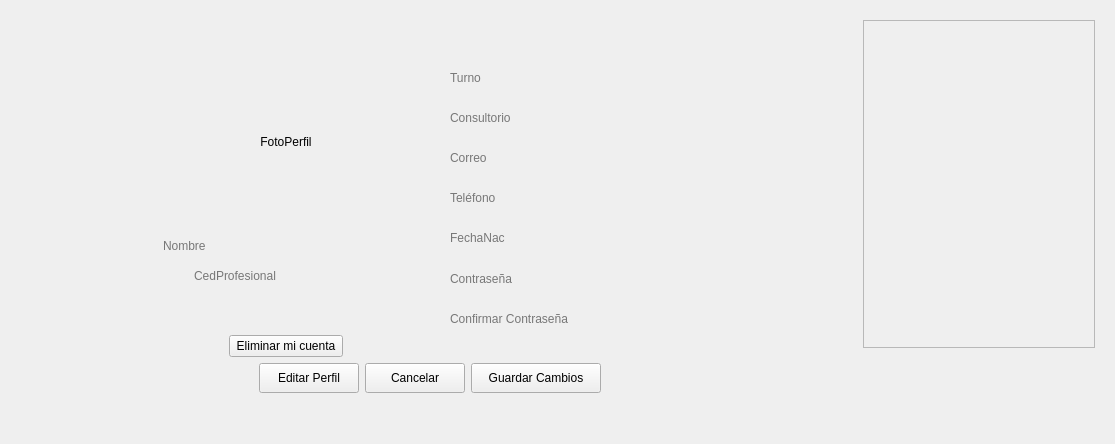
          <widget class="QWidget" name="page_miPerfilDoc">
           <layout class="QGridLayout" name="gridLayout_74">
            <item row="0" column="1">
             <spacer name="verticalSpacer_19">
              <property name="orientation">
               <enum>Qt::Vertical</enum>
              </property>
              <property name="sizeHint" stdset="0">
               <size>
                <width>20</width>
                <height>40</height>
               </size>
              </property>
             </spacer>
            </item>
            <item row="1" column="0">
             <spacer name="horizontalSpacer_61">
              <property name="orientation">
               <enum>Qt::Horizontal</enum>
              </property>
              <property name="sizeHint" stdset="0">
               <size>
                <width>150</width>
                <height>20</height>
               </size>
              </property>
             </spacer>
            </item>
            <item row="1" column="1" rowspan="2">
             <layout class="QVBoxLayout" name="verticalLayout_27">
              <item>
               <layout class="QHBoxLayout" name="horizontalLayout_62">
                <item>
                 <spacer name="horizontalSpacer_62">
                  <property name="orientation">
                   <enum>Qt::Horizontal</enum>
                  </property>
                  <property name="sizeType">
                   <enum>QSizePolicy::Fixed</enum>
                  </property>
                  <property name="sizeHint" stdset="0">
                   <size>
                    <width>10</width>
                    <height>20</height>
                   </size>
                  </property>
                 </spacer>
                </item>
                <item>
                 <widget class="QLabel" name="lblFotoDoctor">
                  <property name="sizePolicy">
                   <sizepolicy hsizetype="Expanding" vsizetype="Expanding">
                    <horstretch>0</horstretch>
                    <verstretch>0</verstretch>
                   </sizepolicy>
                  </property>
                  <property name="minimumSize">
                   <size>
                    <width>170</width>
                    <height>170</height>
                   </size>
                  </property>
                  <property name="maximumSize">
                   <size>
                    <width>170</width>
                    <height>170</height>
                   </size>
                  </property>
                  <property name="layoutDirection">
                   <enum>Qt::LeftToRight</enum>
                  </property>
                  <property name="styleSheet">
                   <string notr="true"/>
                  </property>
                  <property name="text">
                   <string>FotoPerfil</string>
                  </property>
                  <property name="scaledContents">
                   <bool>true</bool>
                  </property>
                  <property name="alignment">
                   <set>Qt::AlignCenter</set>
                  </property>
                 </widget>
                </item>
                <item>
                 <spacer name="horizontalSpacer_63">
                  <property name="orientation">
                   <enum>Qt::Horizontal</enum>
                  </property>
                  <property name="sizeType">
                   <enum>QSizePolicy::Fixed</enum>
                  </property>
                  <property name="sizeHint" stdset="0">
                   <size>
                    <width>10</width>
                    <height>20</height>
                   </size>
                  </property>
                 </spacer>
                </item>
               </layout>
              </item>
              <item>
               <widget class="QLineEdit" name="lineNombreDoctor">
                <property name="minimumSize">
                 <size>
                  <width>250</width>
                  <height>25</height>
                 </size>
                </property>
                <property name="styleSheet">
                 <string notr="true">font: 75 18pt &quot;MS Shell Dlg 2&quot;;
border:none;
background-color:transparent;</string>
                </property>
                <property name="readOnly">
                 <bool>true</bool>
                </property>
                <property name="placeholderText">
                 <string>Nombre</string>
                </property>
               </widget>
              </item>
              <item>
               <layout class="QHBoxLayout" name="horizontalLayout_93">
                <item>
                 <widget class="QLabel" name="imgTel_8">
                  <property name="minimumSize">
                   <size>
                    <width>25</width>
                    <height>25</height>
                   </size>
                  </property>
                  <property name="maximumSize">
                   <size>
                    <width>25</width>
                    <height>25</height>
                   </size>
                  </property>
                  <property name="text">
                   <string/>
                  </property>
                  <property name="pixmap">
                   <pixmap resource="imgs/imgs.qrc">:/imgs/diploma.png</pixmap>
                  </property>
                  <property name="scaledContents">
                   <bool>true</bool>
                  </property>
                 </widget>
                </item>
                <item>
                 <widget class="QLineEdit" name="lineCedProfDoctor">
                  <property name="minimumSize">
                   <size>
                    <width>200</width>
                    <height>20</height>
                   </size>
                  </property>
                  <property name="styleSheet">
                   <string notr="true">font: 15pt &quot;MS Shell Dlg 2&quot;;
border:none;
background-color:transparent</string>
                  </property>
                  <property name="readOnly">
                   <bool>true</bool>
                  </property>
                  <property name="placeholderText">
                   <string>CedProfesional</string>
                  </property>
                 </widget>
                </item>
               </layout>
              </item>
              <item>
               <spacer name="verticalSpacer_20">
                <property name="orientation">
                 <enum>Qt::Vertical</enum>
                </property>
                <property name="sizeHint" stdset="0">
                 <size>
                  <width>20</width>
                  <height>40</height>
                 </size>
                </property>
               </spacer>
              </item>
              <item>
               <layout class="QHBoxLayout" name="horizontalLayout_123">
                <item>
                 <spacer name="horizontalSpacer_140">
                  <property name="orientation">
                   <enum>Qt::Horizontal</enum>
                  </property>
                  <property name="sizeHint" stdset="0">
                   <size>
                    <width>40</width>
                    <height>20</height>
                   </size>
                  </property>
                 </spacer>
                </item>
                <item>
                 <widget class="QPushButton" name="pb_bajaDoctor">
                  <property name="text">
                   <string> Eliminar mi cuenta </string>
                  </property>
                 </widget>
                </item>
                <item>
                 <spacer name="horizontalSpacer_141">
                  <property name="orientation">
                   <enum>Qt::Horizontal</enum>
                  </property>
                  <property name="sizeHint" stdset="0">
                   <size>
                    <width>40</width>
                    <height>20</height>
                   </size>
                  </property>
                 </spacer>
                </item>
               </layout>
              </item>
             </layout>
            </item>
            <item row="1" column="2" rowspan="2">
             <layout class="QVBoxLayout" name="verticalLayout_28">
              <item>
               <layout class="QHBoxLayout" name="horizontalLayout_95">
                <item>
                 <widget class="QLabel" name="imgTel_7">
                  <property name="minimumSize">
                   <size>
                    <width>25</width>
                    <height>25</height>
                   </size>
                  </property>
                  <property name="maximumSize">
                   <size>
                    <width>25</width>
                    <height>25</height>
                   </size>
                  </property>
                  <property name="text">
                   <string/>
                  </property>
                  <property name="pixmap">
                   <pixmap resource="imgs/imgs.qrc">:/imgs/horario.png</pixmap>
                  </property>
                  <property name="scaledContents">
                   <bool>true</bool>
                  </property>
                 </widget>
                </item>
                <item>
                 <widget class="QLineEdit" name="lineTurnoDoctor">
                  <property name="minimumSize">
                   <size>
                    <width>200</width>
                    <height>20</height>
                   </size>
                  </property>
                  <property name="styleSheet">
                   <string notr="true">font: 15pt &quot;MS Shell Dlg 2&quot;;
border:none;
background-color:transparent</string>
                  </property>
                  <property name="text">
                   <string/>
                  </property>
                  <property name="readOnly">
                   <bool>true</bool>
                  </property>
                  <property name="placeholderText">
                   <string>Turno</string>
                  </property>
                 </widget>
                </item>
               </layout>
              </item>
              <item>
               <layout class="QHBoxLayout" name="horizontalLayout_94">
                <item>
                 <widget class="QLabel" name="imgTel_9">
                  <property name="minimumSize">
                   <size>
                    <width>25</width>
                    <height>25</height>
                   </size>
                  </property>
                  <property name="maximumSize">
                   <size>
                    <width>25</width>
                    <height>25</height>
                   </size>
                  </property>
                  <property name="text">
                   <string/>
                  </property>
                  <property name="pixmap">
                   <pixmap resource="imgs/imgs.qrc">:/imgs/consultorio.png</pixmap>
                  </property>
                  <property name="scaledContents">
                   <bool>true</bool>
                  </property>
                 </widget>
                </item>
                <item>
                 <widget class="QLineEdit" name="lineConsultorioDoctor">
                  <property name="minimumSize">
                   <size>
                    <width>200</width>
                    <height>20</height>
                   </size>
                  </property>
                  <property name="styleSheet">
                   <string notr="true">font: 15pt &quot;MS Shell Dlg 2&quot;;
border:none;
background-color:transparent</string>
                  </property>
                  <property name="readOnly">
                   <bool>true</bool>
                  </property>
                  <property name="placeholderText">
                   <string>Consultorio</string>
                  </property>
                 </widget>
                </item>
               </layout>
              </item>
              <item>
               <layout class="QHBoxLayout" name="horizontalLayout_64">
                <item>
                 <widget class="QLabel" name="imgCorreo_2">
                  <property name="minimumSize">
                   <size>
                    <width>25</width>
                    <height>25</height>
                   </size>
                  </property>
                  <property name="maximumSize">
                   <size>
                    <width>25</width>
                    <height>25</height>
                   </size>
                  </property>
                  <property name="text">
                   <string/>
                  </property>
                  <property name="pixmap">
                   <pixmap resource="imgs/imgs.qrc">:/imgs/email.png</pixmap>
                  </property>
                  <property name="scaledContents">
                   <bool>true</bool>
                  </property>
                 </widget>
                </item>
                <item>
                 <widget class="QLineEdit" name="lineCorreoDoctor">
                  <property name="sizePolicy">
                   <sizepolicy hsizetype="Expanding" vsizetype="Fixed">
                    <horstretch>0</horstretch>
                    <verstretch>0</verstretch>
                   </sizepolicy>
                  </property>
                  <property name="minimumSize">
                   <size>
                    <width>250</width>
                    <height>20</height>
                   </size>
                  </property>
                  <property name="styleSheet">
                   <string notr="true">font: 15pt &quot;MS Shell Dlg 2&quot;;
border:none;
background-color:transparent</string>
                  </property>
                  <property name="readOnly">
                   <bool>true</bool>
                  </property>
                  <property name="placeholderText">
                   <string>Correo</string>
                  </property>
                 </widget>
                </item>
               </layout>
              </item>
              <item>
               <layout class="QHBoxLayout" name="horizontalLayout_65">
                <item>
                 <widget class="QLabel" name="imgTel_3">
                  <property name="minimumSize">
                   <size>
                    <width>25</width>
                    <height>25</height>
                   </size>
                  </property>
                  <property name="maximumSize">
                   <size>
                    <width>25</width>
                    <height>25</height>
                   </size>
                  </property>
                  <property name="text">
                   <string/>
                  </property>
                  <property name="pixmap">
                   <pixmap resource="imgs/imgs.qrc">:/imgs/phone.png</pixmap>
                  </property>
                  <property name="scaledContents">
                   <bool>true</bool>
                  </property>
                 </widget>
                </item>
                <item>
                 <widget class="QLineEdit" name="lineTelDoctor">
                  <property name="minimumSize">
                   <size>
                    <width>200</width>
                    <height>20</height>
                   </size>
                  </property>
                  <property name="styleSheet">
                   <string notr="true">font: 15pt &quot;MS Shell Dlg 2&quot;;
border:none;
background-color:transparent</string>
                  </property>
                  <property name="maxLength">
                   <number>10</number>
                  </property>
                  <property name="readOnly">
                   <bool>true</bool>
                  </property>
                  <property name="placeholderText">
                   <string>Teléfono</string>
                  </property>
                 </widget>
                </item>
               </layout>
              </item>
              <item>
               <layout class="QHBoxLayout" name="horizontalLayout_66">
                <item>
                 <widget class="QLabel" name="imgTel_4">
                  <property name="minimumSize">
                   <size>
                    <width>25</width>
                    <height>25</height>
                   </size>
                  </property>
                  <property name="maximumSize">
                   <size>
                    <width>25</width>
                    <height>25</height>
                   </size>
                  </property>
                  <property name="text">
                   <string/>
                  </property>
                  <property name="pixmap">
                   <pixmap resource="imgs/imgs.qrc">:/imgs/calendar.png</pixmap>
                  </property>
                  <property name="scaledContents">
                   <bool>true</bool>
                  </property>
                 </widget>
                </item>
                <item>
                 <widget class="QLineEdit" name="lineFechaNacDoctor">
                  <property name="minimumSize">
                   <size>
                    <width>200</width>
                    <height>20</height>
                   </size>
                  </property>
                  <property name="styleSheet">
                   <string notr="true">font: 15pt &quot;MS Shell Dlg 2&quot;;
border:none;
background-color:transparent</string>
                  </property>
                  <property name="readOnly">
                   <bool>true</bool>
                  </property>
                  <property name="placeholderText">
                   <string>FechaNac</string>
                  </property>
                 </widget>
                </item>
               </layout>
              </item>
              <item>
               <spacer name="verticalSpacer_22">
                <property name="orientation">
                 <enum>Qt::Vertical</enum>
                </property>
                <property name="sizeType">
                 <enum>QSizePolicy::Fixed</enum>
                </property>
                <property name="sizeHint" stdset="0">
                 <size>
                  <width>20</width>
                  <height>1</height>
                 </size>
                </property>
               </spacer>
              </item>
              <item>
               <layout class="QHBoxLayout" name="horizontalLayout_67">
                <item>
                 <widget class="QLabel" name="imgCon1_2">
                  <property name="minimumSize">
                   <size>
                    <width>25</width>
                    <height>25</height>
                   </size>
                  </property>
                  <property name="maximumSize">
                   <size>
                    <width>25</width>
                    <height>25</height>
                   </size>
                  </property>
                  <property name="text">
                   <string/>
                  </property>
                  <property name="pixmap">
                   <pixmap resource="imgs/imgs.qrc">:/imgs/password.png</pixmap>
                  </property>
                  <property name="scaledContents">
                   <bool>true</bool>
                  </property>
                 </widget>
                </item>
                <item>
                 <widget class="QLineEdit" name="lineContraseniaDoc">
                  <property name="minimumSize">
                   <size>
                    <width>200</width>
                    <height>20</height>
                   </size>
                  </property>
                  <property name="styleSheet">
                   <string notr="true">font: 15pt &quot;MS Shell Dlg 2&quot;;
border:none;
background-color:transparent</string>
                  </property>
                  <property name="echoMode">
                   <enum>QLineEdit::Password</enum>
                  </property>
                  <property name="readOnly">
                   <bool>true</bool>
                  </property>
                  <property name="placeholderText">
                   <string>Contraseña</string>
                  </property>
                  <property name="clearButtonEnabled">
                   <bool>false</bool>
                  </property>
                 </widget>
                </item>
                <item>
                 <spacer name="horizontalSpacer_66">
                  <property name="orientation">
                   <enum>Qt::Horizontal</enum>
                  </property>
                  <property name="sizeType">
                   <enum>QSizePolicy::Fixed</enum>
                  </property>
                  <property name="sizeHint" stdset="0">
                   <size>
                    <width>5</width>
                    <height>20</height>
                   </size>
                  </property>
                 </spacer>
                </item>
                <item>
                 <widget class="QPushButton" name="btnMostrarContrasena_3">
                  <property name="minimumSize">
                   <size>
                    <width>25</width>
                    <height>25</height>
                   </size>
                  </property>
                  <property name="maximumSize">
                   <size>
                    <width>25</width>
                    <height>25</height>
                   </size>
                  </property>
                  <property name="styleSheet">
                   <string notr="true">border:none;
</string>
                  </property>
                  <property name="text">
                   <string/>
                  </property>
                  <property name="icon">
                   <iconset resource="imgs/imgs.qrc">
                    <normaloff>:/imgs/NoView.png</normaloff>:/imgs/NoView.png</iconset>
                  </property>
                  <property name="iconSize">
                   <size>
                    <width>25</width>
                    <height>25</height>
                   </size>
                  </property>
                 </widget>
                </item>
               </layout>
              </item>
              <item>
               <layout class="QHBoxLayout" name="horizontalLayout_68">
                <item>
                 <widget class="QLabel" name="imgCon2_2">
                  <property name="minimumSize">
                   <size>
                    <width>25</width>
                    <height>25</height>
                   </size>
                  </property>
                  <property name="maximumSize">
                   <size>
                    <width>25</width>
                    <height>25</height>
                   </size>
                  </property>
                  <property name="text">
                   <string/>
                  </property>
                  <property name="pixmap">
                   <pixmap resource="imgs/imgs.qrc">:/imgs/passwordConf.png</pixmap>
                  </property>
                  <property name="scaledContents">
                   <bool>true</bool>
                  </property>
                 </widget>
                </item>
                <item>
                 <widget class="QLineEdit" name="lineConfirmaContraseniaDoc">
                  <property name="minimumSize">
                   <size>
                    <width>200</width>
                    <height>20</height>
                   </size>
                  </property>
                  <property name="styleSheet">
                   <string notr="true">font: 15pt &quot;MS Shell Dlg 2&quot;;
border:none;
background-color:transparent</string>
                  </property>
                  <property name="echoMode">
                   <enum>QLineEdit::Password</enum>
                  </property>
                  <property name="readOnly">
                   <bool>true</bool>
                  </property>
                  <property name="placeholderText">
                   <string>Confirmar Contraseña</string>
                  </property>
                 </widget>
                </item>
                <item>
                 <spacer name="horizontalSpacer_67">
                  <property name="orientation">
                   <enum>Qt::Horizontal</enum>
                  </property>
                  <property name="sizeType">
                   <enum>QSizePolicy::Fixed</enum>
                  </property>
                  <property name="sizeHint" stdset="0">
                   <size>
                    <width>5</width>
                    <height>20</height>
                   </size>
                  </property>
                 </spacer>
                </item>
                <item>
                 <widget class="QPushButton" name="btnMostrarContrasena_4">
                  <property name="minimumSize">
                   <size>
                    <width>25</width>
                    <height>25</height>
                   </size>
                  </property>
                  <property name="maximumSize">
                   <size>
                    <width>25</width>
                    <height>25</height>
                   </size>
                  </property>
                  <property name="styleSheet">
                   <string notr="true">border:none;
</string>
                  </property>
                  <property name="text">
                   <string/>
                  </property>
                  <property name="icon">
                   <iconset resource="imgs/imgs.qrc">
                    <normaloff>:/imgs/NoView.png</normaloff>:/imgs/NoView.png</iconset>
                  </property>
                  <property name="iconSize">
                   <size>
                    <width>25</width>
                    <height>25</height>
                   </size>
                  </property>
                 </widget>
                </item>
               </layout>
              </item>
              <item>
               <spacer name="verticalSpacer_23">
                <property name="orientation">
                 <enum>Qt::Vertical</enum>
                </property>
                <property name="sizeType">
                 <enum>QSizePolicy::Minimum</enum>
                </property>
                <property name="sizeHint" stdset="0">
                 <size>
                  <width>20</width>
                  <height>10</height>
                 </size>
                </property>
               </spacer>
              </item>
             </layout>
            </item>
            <item row="2" column="3">
             <spacer name="horizontalSpacer_70">
              <property name="orientation">
               <enum>Qt::Horizontal</enum>
              </property>
              <property name="sizeType">
               <enum>QSizePolicy::Expanding</enum>
              </property>
              <property name="sizeHint" stdset="0">
               <size>
                <width>150</width>
                <height>20</height>
               </size>
              </property>
             </spacer>
            </item>
            <item row="3" column="1" colspan="2">
             <layout class="QHBoxLayout" name="horizontalLayout_69">
              <item>
               <spacer name="horizontalSpacer_68">
                <property name="orientation">
                 <enum>Qt::Horizontal</enum>
                </property>
                <property name="sizeHint" stdset="0">
                 <size>
                  <width>40</width>
                  <height>20</height>
                 </size>
                </property>
               </spacer>
              </item>
              <item>
               <widget class="QPushButton" name="btnEditarDoctor">
                <property name="minimumSize">
                 <size>
                  <width>100</width>
                  <height>30</height>
                 </size>
                </property>
                <property name="maximumSize">
                 <size>
                  <width>100</width>
                  <height>30</height>
                 </size>
                </property>
                <property name="styleSheet">
                 <string notr="true"/>
                </property>
                <property name="text">
                 <string>Editar Perfil</string>
                </property>
               </widget>
              </item>
              <item>
               <widget class="QPushButton" name="btnCancelarEditarDoctor">
                <property name="minimumSize">
                 <size>
                  <width>100</width>
                  <height>30</height>
                 </size>
                </property>
                <property name="maximumSize">
                 <size>
                  <width>100</width>
                  <height>30</height>
                 </size>
                </property>
                <property name="styleSheet">
                 <string notr="true"/>
                </property>
                <property name="text">
                 <string>Cancelar</string>
                </property>
               </widget>
              </item>
              <item>
               <widget class="QPushButton" name="btnGuardarEditarDoctor">
                <property name="minimumSize">
                 <size>
                  <width>130</width>
                  <height>30</height>
                 </size>
                </property>
                <property name="maximumSize">
                 <size>
                  <width>200</width>
                  <height>30</height>
                 </size>
                </property>
                <property name="styleSheet">
                 <string notr="true"/>
                </property>
                <property name="text">
                 <string>Guardar Cambios</string>
                </property>
               </widget>
              </item>
              <item>
               <spacer name="horizontalSpacer_69">
                <property name="orientation">
                 <enum>Qt::Horizontal</enum>
                </property>
                <property name="sizeHint" stdset="0">
                 <size>
                  <width>40</width>
                  <height>20</height>
                 </size>
                </property>
               </spacer>
              </item>
             </layout>
            </item>
            <item row="4" column="1">
             <spacer name="verticalSpacer_24">
              <property name="orientation">
               <enum>Qt::Vertical</enum>
              </property>
              <property name="sizeHint" stdset="0">
               <size>
                <width>20</width>
                <height>40</height>
               </size>
              </property>
             </spacer>
            </item>
            <item row="0" column="4" rowspan="3">
             <widget class="QWidget" name="nofi_2" native="true">
              <property name="minimumSize">
               <size>
                <width>250</width>
                <height>100</height>
               </size>
              </property>
              <layout class="QGridLayout" name="gridLayout_47">
               <item row="0" column="0">
                <widget class="QScrollArea" name="scrollArea_9">
                 <property name="widgetResizable">
                  <bool>true</bool>
                 </property>
                 <widget class="QWidget" name="scrollAreaWidgetContents_9">
                  <property name="geometry">
                   <rect>
                    <x>0</x>
                    <y>0</y>
                    <width>230</width>
                    <height>341</height>
                   </rect>
                  </property>
                  <layout class="QGridLayout" name="gridLayout_48">
                   <item row="0" column="0">
                    <layout class="QGridLayout" name="barraDeNoti_2"/>
                   </item>
                  </layout>
                 </widget>
                </widget>
               </item>
              </layout>
             </widget>
            </item>
           </layout>
          </widget>
